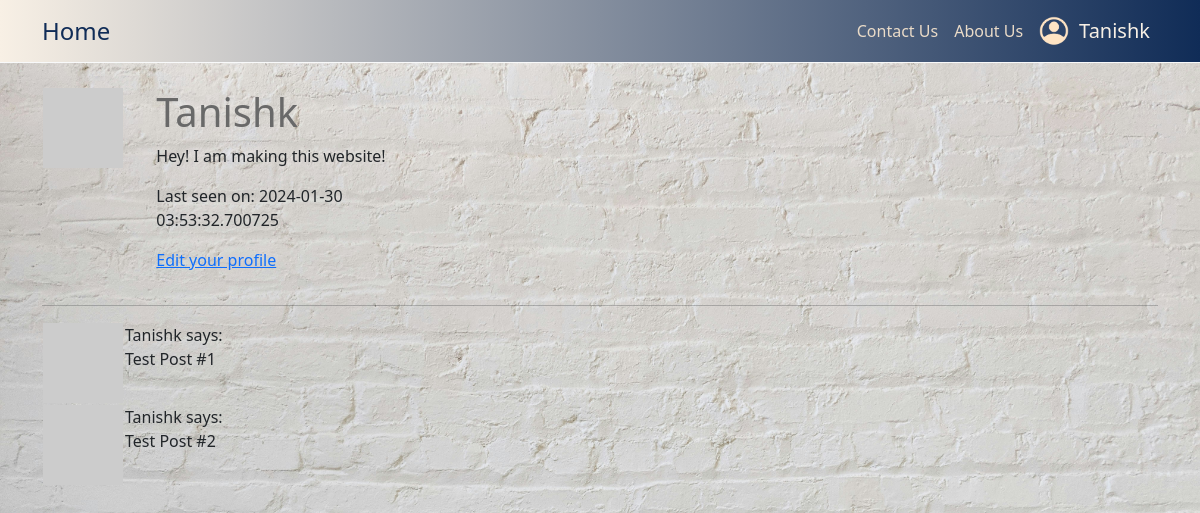
Before: /user/Tanishk (signed in) with the older database file.
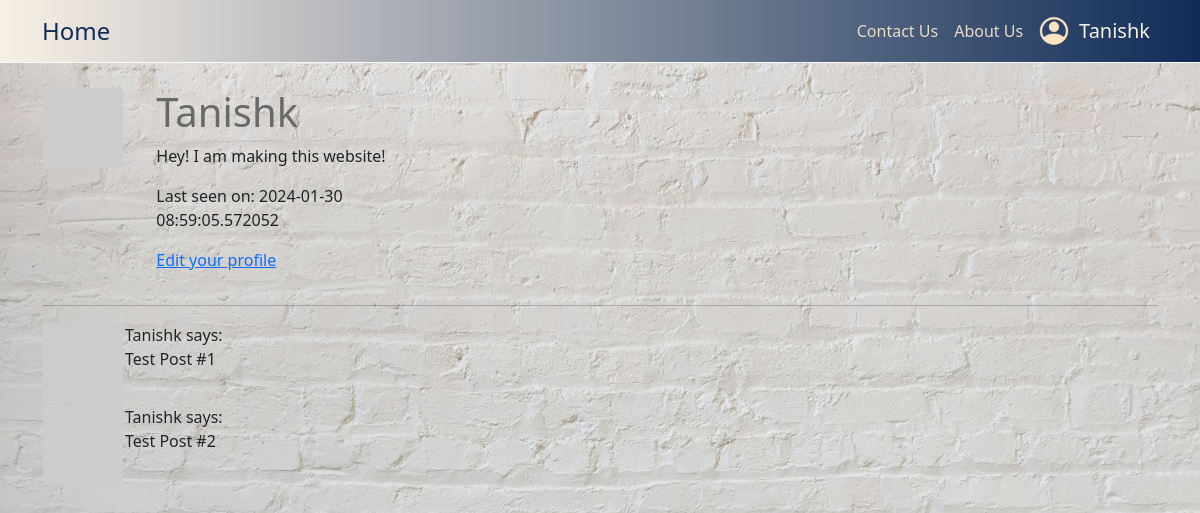
After: the same page with the newer database file.
### app/models.py (models this page shows, shortened)
class User(UserMixin, db.Model):
    id: so.Mapped[int] = so.mapped_column(
        primary_key=True
    )
    username: so.Mapped[str] = so.mapped_column(
        sa.String(64),
        index=True,
        unique=True
    )
    email: so.Mapped[str] = so.mapped_column(
        sa.String(120),
        index=True,
        unique=True
    )
    password_hash: so.Mapped[Optional[str]] = so.mapped_column(
        sa.String(256)
    )
    about_me: so.Mapped[Optional[str]] = so.mapped_column(
        sa.String(140)
    )
    last_seen: so.Mapped[Optional[datetime]] = so.mapped_column(
        default=lambda: datetime.now(timezone.utc)
    )
    posts: so.WriteOnlyMapped['Post'] = so.relationship(
        back_populates='author'
    )
    def avatar(self, size):
        digest = md5(self.email.lower().encode('utf-8')).hexdigest()
        return f"https://www.gravatar.com/avatar/{digest}?d=identicon&s={size}"

### app/routes.py (the view)
@app.route("/user/<username>")
@login_required
def user(username):
    user = db.first_or_404(sa.select(User).where(User.username == username))
    posts = [
        {'author': user, 'body': "Test Post #1"},
        {'author': user, 'body': "Test Post #2"}
    ]
    return render_template('user.html', user=user, posts=posts)

### app/models.py (called while the page is built)
@login.user_loader
def load_user(id):
    return db.session.get(User, int(id))

### app/routes.py (called while the page is built)
@app.before_request
def before_request():
    if current_user.is_authenticated:
        current_user.last_seen = datetime.now(timezone.utc)
        db.session.commit()

### app/templates/user.html
{% extends "base.html" %}
{% block content %}
    <link rel="stylesheet" href="{{url_for('static', filename='user.css')}}">
    <div class="container">
        <br>
        <table>
            <tr valign="top">
                <td><img src="{{ user.avatar(128) }}"></td>
                <td>
                    <div class="Table">
                    <h1 class="Heading">{{ user.username }}</h1>
                    {% if user.about_me %}<p>{{ user.about_me }}</p>{% endif %}
                    {% if user.last_seen %}<p>Last seen on: {{ user.last_seen }}</p>{% endif %}
                    {% if user == current_user %}
                    <p><a href="{{ url_for('edit_profile') }}">Edit your profile</a></p>
                    {% endif %}
                    </div>
                </td>
            </tr>
        </table>
        <hr>
        {% for post in posts %}
            {% include '_post.html' %}
        {% endfor %}
    </div>
{% endblock %}

### app/templates/base.html (shortened to what this page needs)
<!doctype html>
<html>
    <head>
        <link rel="stylesheet" href="https://cdn.jsdelivr.net/npm/bootstrap@5.3.2/dist/css/bootstrap.min.css">
        <link rel="stylesheet" href="{{ url_for('static', filename='base.css') }}">
    </head>
    <body>
        <nav class="navbar navbar-expand-lg navbar-dark gradient-custom border-bottom border-light">
            <div class="container">
                <a class="navbar-brand" href="{{ url_for('index') }}">Home</a>
                <div class="collapse navbar-collapse" id="navbarNav">
                    <ul class="navbar-nav ms-auto">
                        <li class="nav-item">
                            <a class="nav-link" href="{{ url_for('contact_us') }}">Contact Us</a>
                        </li>
                        <li class="nav-item">
                            <a class="nav-link" href="{{ url_for('about_us') }}">About Us</a>
                        </li>
                        <li class="nav-item dropdown">
                            <a class="nav-link dropdown-toggle" href="#" id="navbarDropdown" role="button" data-bs-toggle="dropdown" aria-expanded="false">
                                {% if not current_user.is_anonymous %}
                                <div class="User_Area">
                                    <img src="{{ url_for('static', filename='assets/user_icon.png') }}" class="User_Icon"></img>
                                    <p class="User_Name">{{ current_user.username }}</p>
                                </div>
                                {% endif %}
                            </a>
                        </li>
                    </ul>
                </div>
            </div>
        </nav>
        {% block content %}{% endblock %}
    </body>
</html>

### app/templates/_post.html
<table>
    <tr valign="top">
        <td><img src="{{ post.author.avatar(36) }}"></td>
        <td>{{ post.author.username }} says:<br>{{ post.body }}</td>
    </tr>
</table>

### app/static/base.css (style rules this page uses)
:root { --bisque: #F8F0E5; --dark: #EADBC8; --blue: #102C57; --brown: #76453B; --icon: url("assets/user_icon.png"); --navbar-height: 75px; }
.User_Icon { width: 30px; height: 30px; margin-right: 10px; }
.User_Name { color: var(--bisque); font-size: 20px; margin-bottom: 0%; }
.User_Area { display: flex; align-items: center; }
.nav-link.dropdown-toggle::after { display: none; }
.navbar-brand { font-size: 1.5em; color: var(--blue); }
.nav-item { align-self: center; }
.nav-link { align-self: center; color: var(--dark); }
.navbar-dark { background-color: var(--blue); }
.gradient-custom { background: var(--blue); background: linear-gradient(to right, var(--bisque), var(--blue)); }

### app/static/user.css (style rules this page uses)
body { background-image: url("assets/user_background.jpg"); background-size: cover; background-position: top; background-repeat: repeat-y; }
.Table { align-self: center; padding-left: 10%; }
.Heading { color: dimgray; }

Changed rows visible on the page:
changed User "Tanishk": last_seen "2024-01-30 03:53:32.700725" → "2024-01-30 08:59:05.572052"
